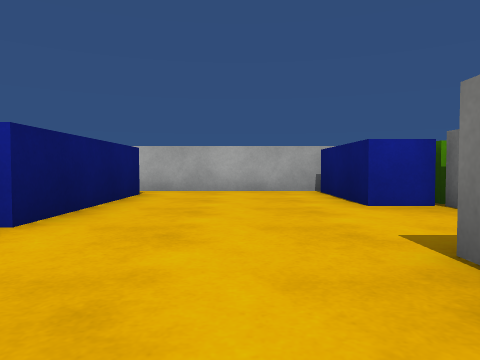
View 1 (above)

21 first-person views from a walk through a 3-D level made in the Unity game engine. The camera is 0.51 m above the floor, tilts 2° down and sees 70° across. The floor is counted in squares, 1 m on a side. Each view is taken from the middle of a square. On the plan, view 1 faces up. The plan holds only what a view shows up to about 9 squares ahead; the rest is blank. The place goes on beyond the plan. The player character is not drawn. Surface patterns are stand-ins for the level's own textures.

View 2
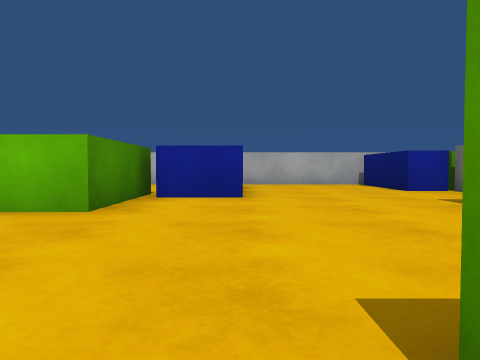

View 3
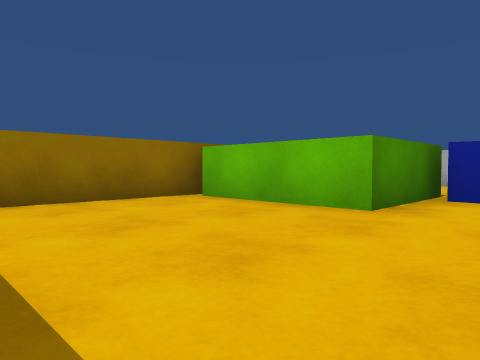

View 4
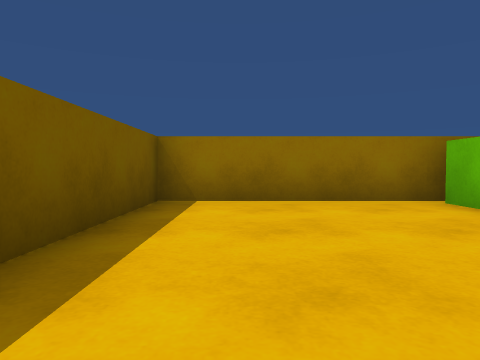

View 5
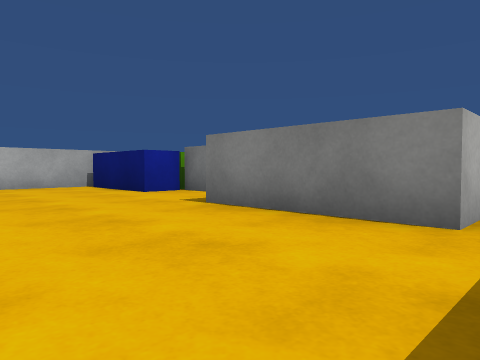

View 6
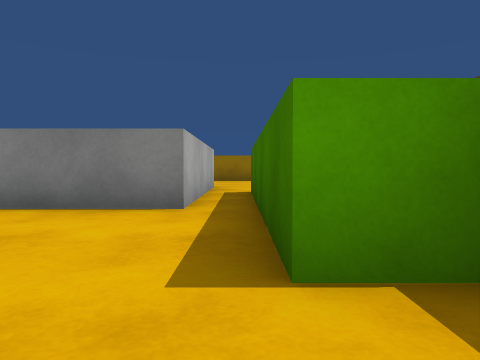

View 7
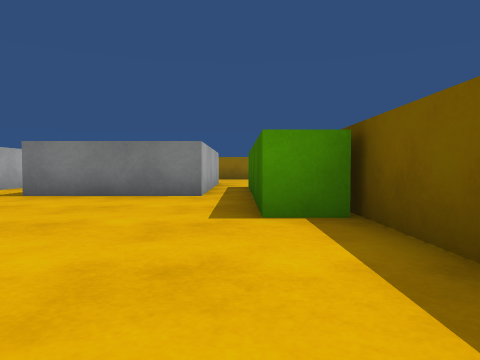

View 8
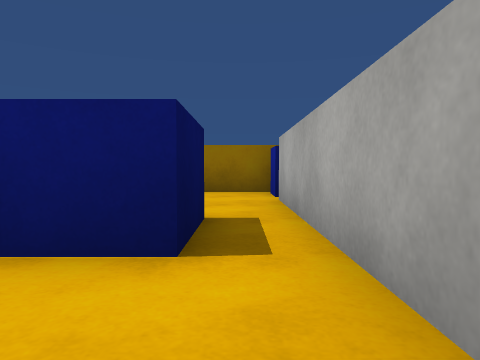

View 9
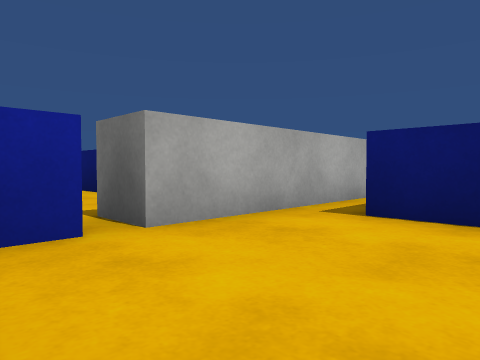

View 10
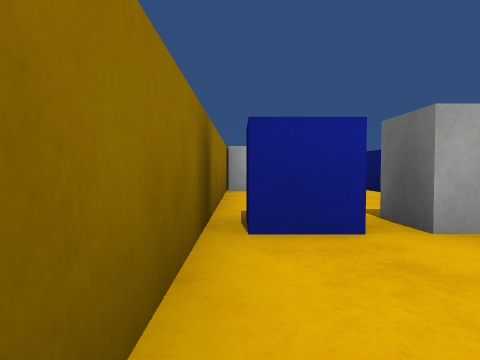

View 11
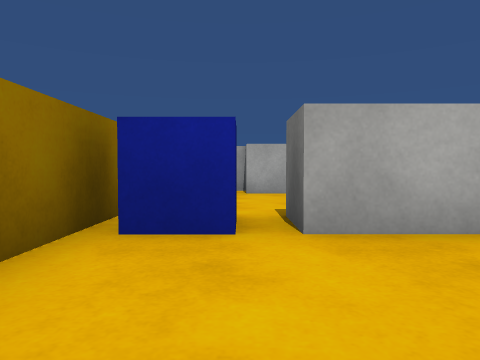

View 12
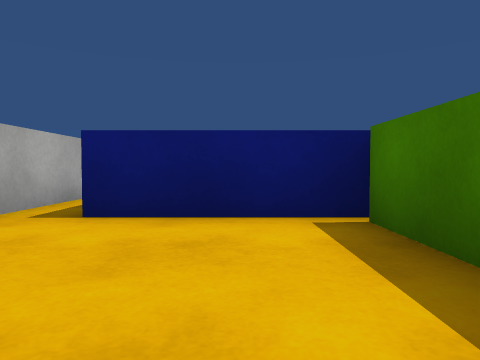

View 13
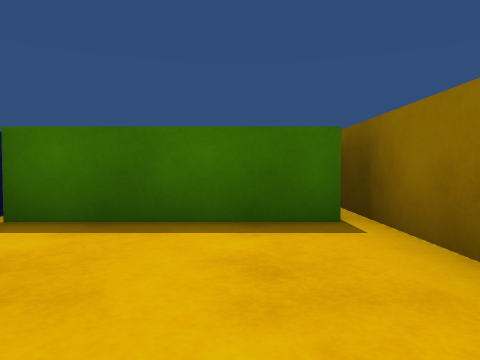

View 14
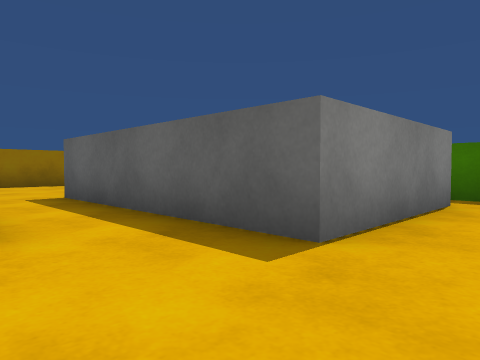

View 15
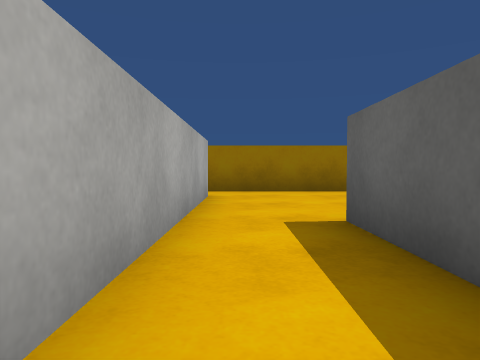

View 16
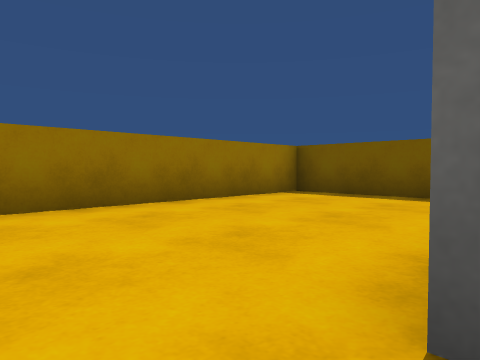

View 17
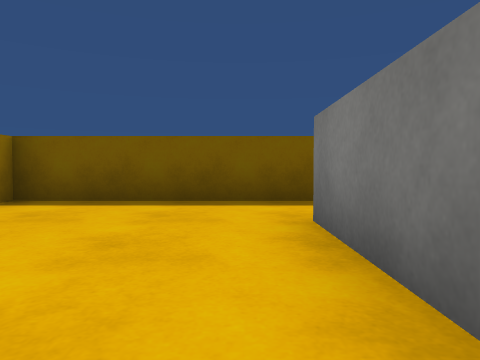

View 18
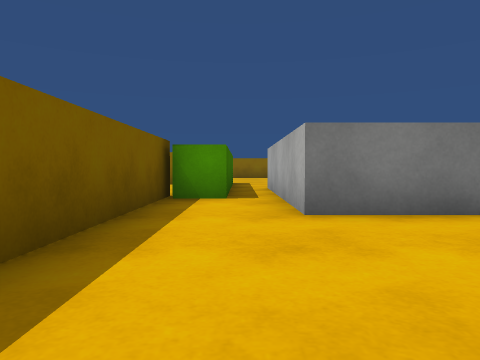

View 19
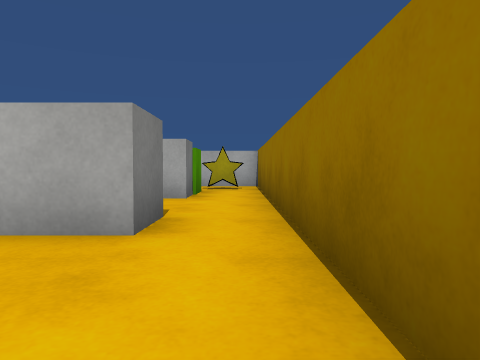

View 20
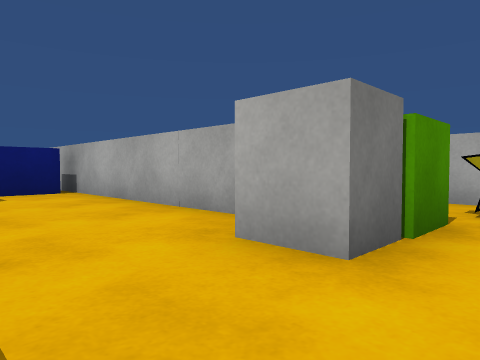

View 21
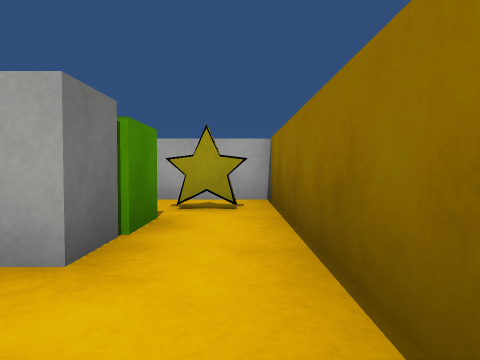

### Floor plan
Ten units are one square. View 1 is at (0, 0); x grows to the right and y downward. Boxes are objects, and circles mark ways between rooms. Rooms are numbered by the first view taken in them; rooms with no view inside come last. Other rooms are left out.
<svg viewBox="-80 -111 190 149">
<path fill="none" stroke="#000" d="M-38 -38 -38 -10 -70 -10M13 13 13 -20 25 -20M-15 32 -15 22 43 22M28 -36 28 -45M-73 -24 -73 33 -10 33M25 -46 17 -46 17 -74M-34 -66 -20 -66 -20 -29 -35 -29M19 -76 -35 -76M-70 -38 -38 -38M-73 -84 -73 -24M-35 -76 -55 -76 -55 -86M-34 -32 -34 -66M63 -11 63 13 13 13M92 -36 28 -36M43 22 43 31M38 33 105 33 105 -34M25 -20 64 -20M74 -76 19 -76M92 -46 92 -36M26 -74 26 -62M105 -34 105 -106 86 -106"/>
<rect x="-75" y="-85" width="20" height="10" fill="#bbb"><title>blue cube</title></rect>
<rect x="25" y="-55" width="20" height="10" fill="#bbb"><title>green cube</title></rect>
<rect x="75" y="-75" width="20" height="10" fill="#bbb"><title>block</title></rect>
<rect x="85" y="-85" width="10" height="10" fill="#bbb"><title>green cube</title></rect>
<rect x="95" y="-95" width="10" height="10" fill="#bbb"><title>star</title></rect>
<circle cx="-25" cy="-70" r="3" fill="#2a7"/>
<circle cx="30" cy="-30" r="3" fill="#2a7"/>
<circle cx="100" cy="-40" r="3" fill="#2a7"/>
<text x="-20" y="-10">1</text>
<text x="-60" y="-60">2</text>
<text x="80" y="0">3</text>
<text x="70" y="-70">4</text>
</svg>
Room 1 opens to room 2. Room 1 opens to room 3. Room 3 opens to room 4.

Where each view was taken, in squares from view 1:
view 1: 0 up, 0 right, facing up
view 2: 3 down, 2 left, facing up
view 3: 3 down, 2 left, facing up-left
view 4: 2 down, 2 left, facing left
view 5: 2 down, 2 left, facing up-right
view 6: 2 down, 3 left, facing right
view 7: 2 down, 5 left, facing right
view 8: 7 up, 0 right, facing left
view 9: 5 up, 7 left, facing up-right
view 10: 5 up, 7 left, facing up
view 11: 5 up, 6 left, facing up
view 12: 5 up, 7 left, facing right
view 13: 7 up, 6 left, facing down
view 14: 4 up, 0 right, facing down-right
view 15: 3 up, 3 right, facing right
view 16: 3 up, 6 right, facing down-right
view 17: 2 up, 7 right, facing down
view 18: 2 down, 10 right, facing left
view 19: 1 up, 10 right, facing up
view 20: 5 up, 10 right, facing up-left
view 21: 5 up, 10 right, facing up
